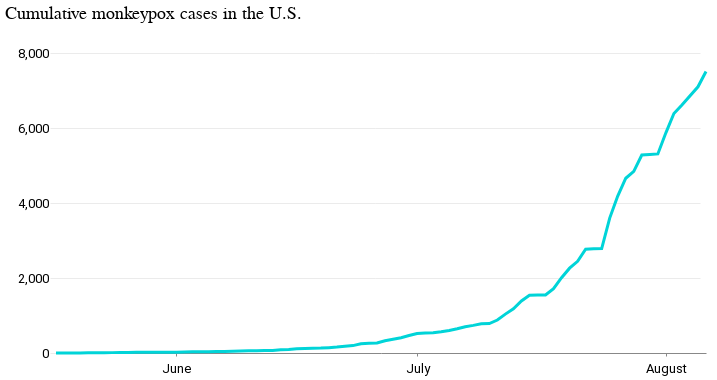

The cell this chart's notebook holds for it:
### Code cell
line = (
    alt.Chart(src)
    .mark_line()
    .encode(
        x=alt.X("date:T", axis=alt.Axis(tickCount=5), title=""),
        y=alt.Y("cumulative_sum:Q", title=" ", axis=alt.Axis(tickCount=5)),
    )
    .properties(title="Cumulative monkeypox cases in the U.S.", width=650, height=300)
    .configure_legend(symbolType="stroke", orient="top")
)
line

### Figure 1 — Vega-Lite specification as saved in the notebook (floating-point values rounded to 4 significant figures)
{"$schema": "https://vega.github.io/schema/vega-lite/v4.17.0.json", "config": {"arc": {"fill": "#00d4d8"}, "area": {"fill": "#00d4d8"}, "axis": {"labelFont": "Roboto, sans", "labelFontSize": 13, "labelFontWeight": "normal", "titleFont": "Roboto", "titleFontSize": 15, "titleFontWeight": "normal"}, "axisX": {"grid": false, "labelAngle": 0, "labelPadding": 6, "tickSize": 3}, "axisY": {"domainOpacity": 0, "gridColor": "#dddddd", "gridWidth": 0.6, "labelBaseline": "middle", "maxExtent": 45, "minExtent": 45, "offset": 6, "tickSize": 0, "titleAlign": "left", "titleAngle": 0, "titleColor": "#767676", "titleX": -45, "titleY": -11}, "background": "#ffffff", "bar": {"fill": "#00d4d8"}, "legend": {"labelFont": "Roboto, sans", "labelFontSize": 13, "orient": "top", "symbolType": "stroke", "titleFont": "Roboto", "titleFontSize": 15, "titleFontWeight": "normal"}, "line": {"stroke": "#00d4d8", "strokeWidth": 3}, "path": {"stroke": "#00d4d8"}, "point": {"stroke": "#00d4d8"}, "range": {"category": ["#005f66", "#e37e2d", "#d64a3b", "#76b0ef", "#c1bc40"], "diverging": ["#e68a4f", "#f4bb6a", "#f9e39c", "#dadfe2", "#a6b7c6", "#849eae"], "heatmap": ["#7ff6f6", "#00eeef", "#00d4d8", "#00abb2", "#00848b", "#fbf2c7", "#00363d"], "ordinal": ["#7ff6f6", "#00eeef", "#00d4d8", "#00abb2", "#00848b", "#fbf2c7", "#00363d"], "ramp": ["#7ff6f6", "#00eeef", "#00d4d8", "#00abb2", "#00848b", "#fbf2c7", "#00363d"]}, "rect": {"fill": "#00d4d8"}, "shape": {"stroke": "#00d4d8"}, "symbol": {"fill": "#00d4d8", "size": 30}, "title": {"anchor": "start", "font": "Summit Sans", "fontColor": "palette[\"black\"]", "fontSize": 18, "fontWeight": "normal"}, "view": {"height": 450, "strokeOpacity": 0, "width": 800}}, "data": {"name": "data-d78cf8450befbc5a2dccdcb63ebb7895"}, "datasets": {"data-d78cf8450befbc5a2dccdcb63ebb7895": [{"cases": 408, "cumulative_sum": 7507, "date": "2022-08-06"}, {"cases": 483, "cumulative_sum": 7099, "date": "2022-08-05"}, {"cases": 229, "cumulative_sum": 6616, "date": "2022-08-03"}, {"cases": 516, "cumulative_sum": 6387, "date": "2022-08-02"}, {"cases": 562, "cumulative_sum": 5871, "date": "2022-08-01"}, {"cases": 14, "cumulative_sum": 5309, "date": "2022-07-31"}, {"cases": 16, "cumulative_sum": 5295, "date": "2022-07-30"}, {"cases": 435, "cumulative_sum": 5279, "date": "2022-07-29"}, {"cases": 184, "cumulative_sum": 4844, "date": "2022-07-28"}, {"cases": 476, "cumulative_sum": 4660, "date": "2022-07-27"}, {"cases": 586, "cumulative_sum": 4184, "date": "2022-07-26"}, {"cases": 812, "cumulative_sum": 3598, "date": "2022-07-25"}, {"cases": 6, "cumulative_sum": 2786, "date": "2022-07-24"}, {"cases": 13, "cumulative_sum": 2780, "date": "2022-07-23"}, {"cases": 322, "cumulative_sum": 2767, "date": "2022-07-22"}, {"cases": 183, "cumulative_sum": 2445, "date": "2022-07-21"}, {"cases": 255, "cumulative_sum": 2262, "date": "2022-07-20"}, {"cases": 292, "cumulative_sum": 2007, "date": "2022-07-19"}, {"cases": 168, "cumulative_sum": 1715, "date": "2022-07-18"}, {"cases": 1, "cumulative_sum": 1547, "date": "2022-07-17"}, {"cases": 7, "cumulative_sum": 1546, "date": "2022-07-16"}, {"cases": 152, "cumulative_sum": 1539, "date": "2022-07-15"}, {"cases": 209, "cumulative_sum": 1387, "date": "2022-07-14"}, {"cases": 141, "cumulative_sum": 1178, "date": "2022-07-13"}, {"cases": 157, "cumulative_sum": 1037, "date": "2022-07-12"}, {"cases": 95, "cumulative_sum": 880, "date": "2022-07-11"}, {"cases": 7, "cumulative_sum": 785, "date": "2022-07-10"}, {"cases": 41, "cumulative_sum": 778, "date": "2022-07-09"}, {"cases": 36, "cumulative_sum": 737, "date": "2022-07-08"}, {"cases": 53, "cumulative_sum": 701, "date": "2022-07-07"}, {"cases": 46, "cumulative_sum": 648, "date": "2022-07-06"}, {"cases": 36, "cumulative_sum": 602, "date": "2022-07-05"}, {"cases": 24, "cumulative_sum": 566, "date": "2022-07-04"}, {"cases": 8, "cumulative_sum": 542, "date": "2022-07-03"}, {"cases": 15, "cumulative_sum": 534, "date": "2022-07-02"}, {"cases": 54, "cumulative_sum": 519, "date": "2022-07-01"}, {"cases": 57, "cumulative_sum": 465, "date": "2022-06-30"}, {"cases": 42, "cumulative_sum": 408, "date": "2022-06-29"}, {"cases": 40, "cumulative_sum": 366, "date": "2022-06-28"}, {"cases": 60, "cumulative_sum": 326, "date": "2022-06-27"}, {"cases": 9, "cumulative_sum": 266, "date": "2022-06-26"}, {"cases": 12, "cumulative_sum": 257, "date": "2022-06-25"}, {"cases": 48, "cumulative_sum": 245, "date": "2022-06-24"}, {"cases": 20, "cumulative_sum": 197, "date": "2022-06-23"}, {"cases": 20, "cumulative_sum": 177, "date": "2022-06-22"}, {"cases": 14, "cumulative_sum": 157, "date": "2022-06-21"}, {"cases": 11, "cumulative_sum": 143, "date": "2022-06-20"}, {"cases": 4, "cumulative_sum": 132, "date": "2022-06-19"}, {"cases": 9, "cumulative_sum": 128, "date": "2022-06-18"}, {"cases": 8, "cumulative_sum": 119, "date": "2022-06-17"}, {"cases": 17, "cumulative_sum": 111, "date": "2022-06-16"}, {"cases": 10, "cumulative_sum": 94, "date": "2022-06-15"}, {"cases": 15, "cumulative_sum": 84, "date": "2022-06-14"}, {"cases": 3, "cumulative_sum": 69, "date": "2022-06-13"}, {"cases": 5, "cumulative_sum": 66, "date": "2022-06-12"}, {"cases": 2, "cumulative_sum": 61, "date": "2022-06-11"}, {"cases": 4, "cumulative_sum": 59, "date": "2022-06-10"}, {"cases": 7, "cumulative_sum": 55, "date": "2022-06-09"}, {"cases": 6, "cumulative_sum": 48, "date": "2022-06-08"}, {"cases": 4, "cumulative_sum": 42, "date": "2022-06-07"}, {"cases": 5, "cumulative_sum": 38, "date": "2022-06-06"}, {"cases": 0, "cumulative_sum": 33, "date": "2022-06-05"}, {"cases": 2, "cumulative_sum": 33, "date": "2022-06-04"}, {"cases": 6, "cumulative_sum": 31, "date": "2022-06-03"}, {"cases": 3, "cumulative_sum": 25, "date": "2022-06-02"}, {"cases": 1, "cumulative_sum": 22, "date": "2022-06-01"}, {"cases": 3, "cumulative_sum": 21, "date": "2022-05-31"}, {"cases": 0, "cumulative_sum": 18, "date": "2022-05-30"}, {"cases": 1, "cumulative_sum": 18, "date": "2022-05-29"}, {"cases": 0, "cumulative_sum": 17, "date": "2022-05-28"}, {"cases": 3, "cumulative_sum": 17, "date": "2022-05-27"}, {"cases": 2, "cumulative_sum": 14, "date": "2022-05-26"}, {"cases": 2, "cumulative_sum": 12, "date": "2022-05-25"}, {"cases": 1, "cumulative_sum": 10, "date": "2022-05-24"}, {"cases": 4, "cumulative_sum": 9, "date": "2022-05-23"}, {"cases": 1, "cumulative_sum": 5, "date": "2022-05-22"}, {"cases": 2, "cumulative_sum": 4, "date": "2022-05-21"}, {"cases": 1, "cumulative_sum": 2, "date": "2022-05-20"}, {"cases": 0, "cumulative_sum": 1, "date": "2022-05-19"}, {"cases": 0, "cumulative_sum": 1, "date": "2022-05-18"}, {"cases": 1, "cumulative_sum": 1, "date": "2022-05-17"}]}, "encoding": {"x": {"axis": {"tickCount": 5}, "field": "date", "title": "", "type": "temporal"}, "y": {"axis": {"tickCount": 5}, "field": "cumulative_sum", "title": " ", "type": "quantitative"}}, "height": 300, "mark": "line", "title": "Cumulative monkeypox cases in the U.S.", "width": 650}
